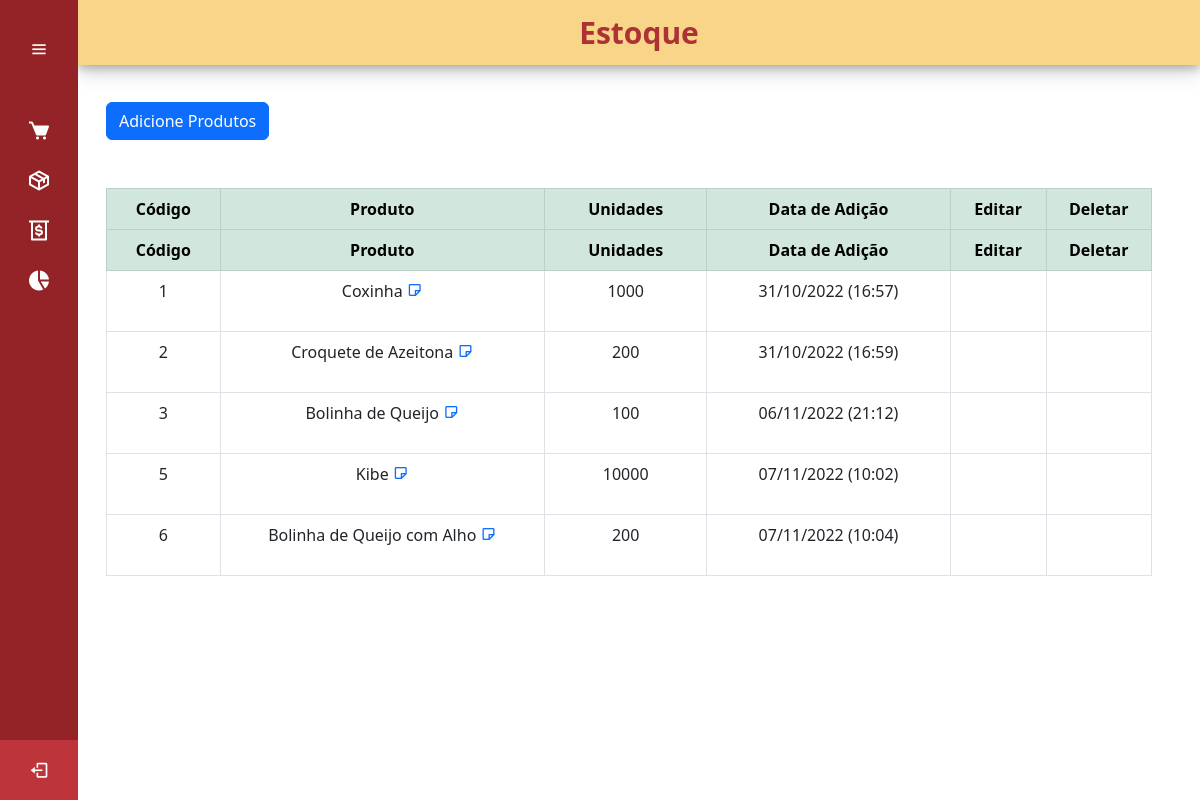
The page /estoque on the database its author committed.
### cadastro/models.py (models this page shows, shortened)
class ListaProdutos(models.Model):
    nome_produto = models.CharField(max_length=50, verbose_name='Produto')
    quantidade_produto = models.IntegerField(verbose_name='Qntd.')
    data_adicao_prod= models.DateTimeField(auto_now_add= True ,verbose_name='Data de Adição')
    nota_produto = models.TextField(null=True, blank=True)

### cadastro/views.py (the view)
# urls.py: path('estoque', estoque, name='estoque'),
def estoque(request):
    produto_list = ListaProdutos.objects.all()
    return render (request , 'paginas/estoque.html',{'produtos':produto_list})

### paginas/templates/paginas/estoque.html (shortened to what this page needs)
{% extends 'paginas/modelo.html' %}
{% load static %}
{% block conteudo %}
<div class="home_content" style="top: 30px">
    <div class="conteudo_pagina">
        <div class="container">
            <br><br><br>
            <button type="button" class="btn btn-primary" data-bs-toggle="modal" data-bs-target="#addModal">
                Adicione Produtos
            </button>
            <br><br><br>
            <table class="table table-bordered" id="table" style="text-align: center ;">
                <thead class="table-success">
                    <tr>
                        <th style="width: 7%;">Código</th>
                        <th style="width: 20%;">Produto</th>
                        <th style="width: 10%;">Unidades</th>
                        <th style="width: 15%;">Data de Adição</th>
                        <th style="width: 5%;">Editar</th>
                        <th style="width: 5%;">Deletar</th>
                    </tr>
                </thead>
                {% for produto in produtos %}
                <tr>
                    <td>{{ produto.id }}</td>
                    <td>{{ produto.nome_produto }} <a class="text-center" title="Nota Produto" data-bs-toggle="modal" data-bs-target="#notaModal{{ produto.pk }}"><i class='bx bx-note'></i></a></td>
                    <td>{{ produto.quantidade_produto }}</td>
                    <td>{{ produto.data_adicao_prod | date:'d/m/Y (H:i)' }}</td>
                    <td>
                        <a class="btn btn-sucess text-center" title="Editar Produto" data-bs-toggle="modal"
                            data-bs-target="#editModal{{ produto.pk }}">
                            <box-icon name='edit'></box-icon>
                        </a>
                    </td>
                    <td>
                        <a class="btn text-center" title="Deletar Produto" data-bs-toggle="modal"
                            data-bs-target="#deleteModal{{ produto.pk }}">
                            <box-icon name='trash'></box-icon>
                        </a>
                    </td>
                </tr>
                {% endfor %}
            </table>
        </div>
    </div>
</div>
{% endblock %}

### static/css/styles.css (style rules this page uses)
.home_content { height: calc(100% - 60px); width: calc(100% - 98px); position: absolute; top: 78px; left: 78px; transition: all 0.5s ease; padding: 0 16px; }

### rows shown on the page
ListaProdutos: id "1", nome_produto "Coxinha", quantidade_produto "1000", data_adicao_prod "31/10/2022 (16:57)"
ListaProdutos: id "2", nome_produto "Croquete de Azeitona", quantidade_produto "200", data_adicao_prod "31/10/2022 (16:59)"
ListaProdutos: id "3", nome_produto "Bolinha de Queijo", quantidade_produto "100", data_adicao_prod "06/11/2022 (21:12)"
ListaProdutos: id "5", nome_produto "Kibe", quantidade_produto "10000", data_adicao_prod "07/11/2022 (10:02)"
ListaProdutos: id "6", nome_produto "Bolinha de Queijo com Alho", quantidade_produto "200", data_adicao_prod "07/11/2022 (10:04)"
